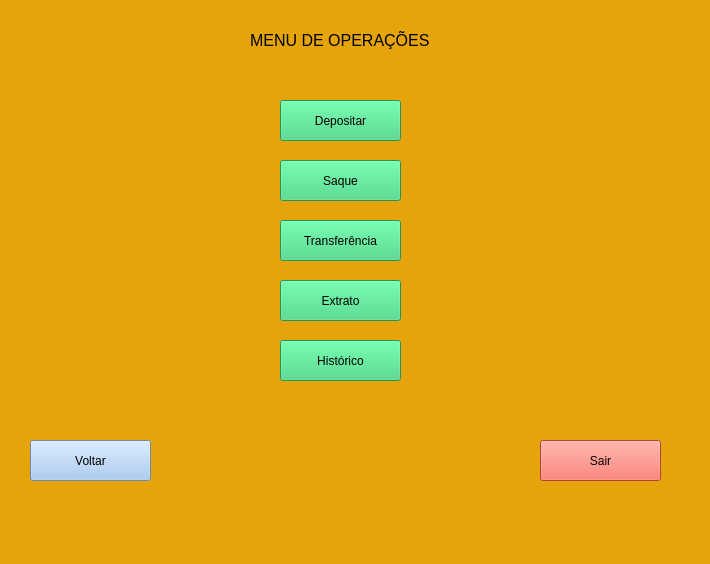
<?xml version="1.0" encoding="UTF-8"?>
<ui version="4.0">
 <class>MainWindow</class>
 <widget class="QMainWindow" name="MainWindow">
  <property name="geometry">
   <rect>
    <x>0</x>
    <y>0</y>
    <width>710</width>
    <height>564</height>
   </rect>
  </property>
  <property name="font">
   <font>
    <pointsize>12</pointsize>
   </font>
  </property>
  <property name="windowTitle">
   <string>MainWindow</string>
  </property>
  <property name="styleSheet">
   <string notr="true">background-color: rgb(229, 165, 10);</string>
  </property>
  <widget class="QWidget" name="centralwidget">
   <widget class="QLabel" name="label">
    <property name="geometry">
     <rect>
      <x>250</x>
      <y>20</y>
      <width>181</width>
      <height>41</height>
     </rect>
    </property>
    <property name="font">
     <font>
      <pointsize>12</pointsize>
     </font>
    </property>
    <property name="text">
     <string>MENU DE OPERAÇÕES</string>
    </property>
   </widget>
   <widget class="QPushButton" name="pushButton">
    <property name="geometry">
     <rect>
      <x>280</x>
      <y>100</y>
      <width>121</width>
      <height>41</height>
     </rect>
    </property>
    <property name="styleSheet">
     <string notr="true">background-color: rgb(51, 209, 122);
</string>
    </property>
    <property name="text">
     <string>Depositar</string>
    </property>
   </widget>
   <widget class="QPushButton" name="pushButton_2">
    <property name="geometry">
     <rect>
      <x>280</x>
      <y>160</y>
      <width>121</width>
      <height>41</height>
     </rect>
    </property>
    <property name="styleSheet">
     <string notr="true">background-color: rgb(153, 193, 241);
background-color: rgb(51, 209, 122);</string>
    </property>
    <property name="text">
     <string>Saque</string>
    </property>
   </widget>
   <widget class="QPushButton" name="pushButton_3">
    <property name="geometry">
     <rect>
      <x>280</x>
      <y>220</y>
      <width>121</width>
      <height>41</height>
     </rect>
    </property>
    <property name="styleSheet">
     <string notr="true">background-color: rgb(153, 193, 241);
background-color: rgb(51, 209, 122);</string>
    </property>
    <property name="text">
     <string>Transferência</string>
    </property>
   </widget>
   <widget class="QPushButton" name="pushButton_4">
    <property name="geometry">
     <rect>
      <x>280</x>
      <y>280</y>
      <width>121</width>
      <height>41</height>
     </rect>
    </property>
    <property name="styleSheet">
     <string notr="true">background-color: rgb(153, 193, 241);
background-color: rgb(51, 209, 122);</string>
    </property>
    <property name="text">
     <string>Extrato</string>
    </property>
   </widget>
   <widget class="QPushButton" name="pushButton_5">
    <property name="geometry">
     <rect>
      <x>280</x>
      <y>340</y>
      <width>121</width>
      <height>41</height>
     </rect>
    </property>
    <property name="styleSheet">
     <string notr="true">background-color: rgb(153, 193, 241);
background-color: rgb(51, 209, 122);</string>
    </property>
    <property name="text">
     <string>Histórico</string>
    </property>
   </widget>
   <widget class="QPushButton" name="pushButton_6">
    <property name="geometry">
     <rect>
      <x>30</x>
      <y>440</y>
      <width>121</width>
      <height>41</height>
     </rect>
    </property>
    <property name="styleSheet">
     <string notr="true">background-color: rgb(153, 193, 241);</string>
    </property>
    <property name="text">
     <string>Voltar</string>
    </property>
   </widget>
   <widget class="QPushButton" name="pushButton_7">
    <property name="geometry">
     <rect>
      <x>540</x>
      <y>440</y>
      <width>121</width>
      <height>41</height>
     </rect>
    </property>
    <property name="styleSheet">
     <string notr="true">background-color: rgb(153, 193, 241);
background-color: rgb(246, 97, 81);</string>
    </property>
    <property name="text">
     <string>Sair</string>
    </property>
   </widget>
  </widget>
  <widget class="QMenuBar" name="menubar">
   <property name="geometry">
    <rect>
     <x>0</x>
     <y>0</y>
     <width>710</width>
     <height>22</height>
    </rect>
   </property>
  </widget>
  <widget class="QStatusBar" name="statusbar"/>
 </widget>
 <resources/>
 <connections/>
</ui>
